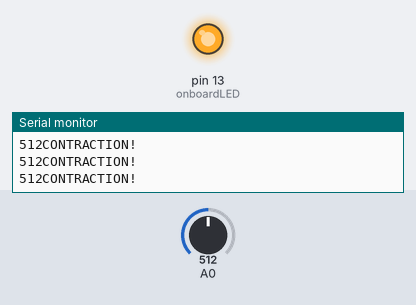
Recording of a sketch running on a simulated Arduino Uno, built with avr-gcc and run on an emulated ATmega328P. On the bench: output pins drawn as LEDs (lit = HIGH), the last lines printed to the serial monitor. The test bench sets the inputs (shaded band); at power-on: A0 = 512.

Above: at 1.2 s.
1.3 s: A0 set to 411
4.3 s: A0 set to 387
At 5.2 s:
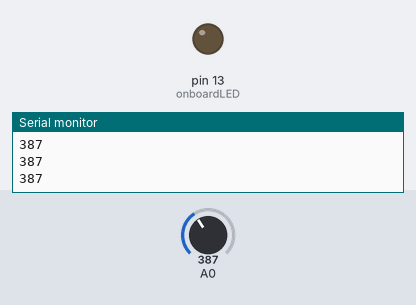
Timing chart, 0 to 7.3 s (numbered marks = the images above; inputs shaded):
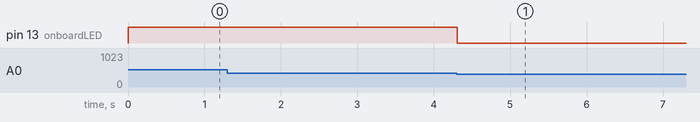

Measured:
- the behaviour switches between 401 and 400 on A0 (found by bisection; images 0 and 1)
- after the input at 4.3 s, pin 13 (onboardLED): HIGH → LOW at once

The sketch:

myoware_test.ino
```cpp
/*
MyoWare 2.0 All-in-one component test
*/

int onboardLED = 13; // Arduino onboard LED (pin 13) you can control
int voltageThreshold = 400; // approx. 40% of strength (MyoWare outputs from 0-1023)

void setup() {
  Serial.begin(9600);
  pinMode(onboardLED, OUTPUT);

}

void loop() {
  int currentVoltage = analogRead(A0); // store the incoming voltage
  Serial.print(currentVoltage);       // prints voltage to monitor
  if(currentVoltage > voltageThreshold){
     // trigger actions
     Serial.println("CONTRACTION!");  // prints string + new line
     digitalWrite(onboardLED, HIGH); //this sends 5V, turning on LED
  } else {
     Serial.println(""); // adds a new line
     digitalWrite(onboardLED, LOW);
     // turn off the light if threshold is not met
  }
}
```
